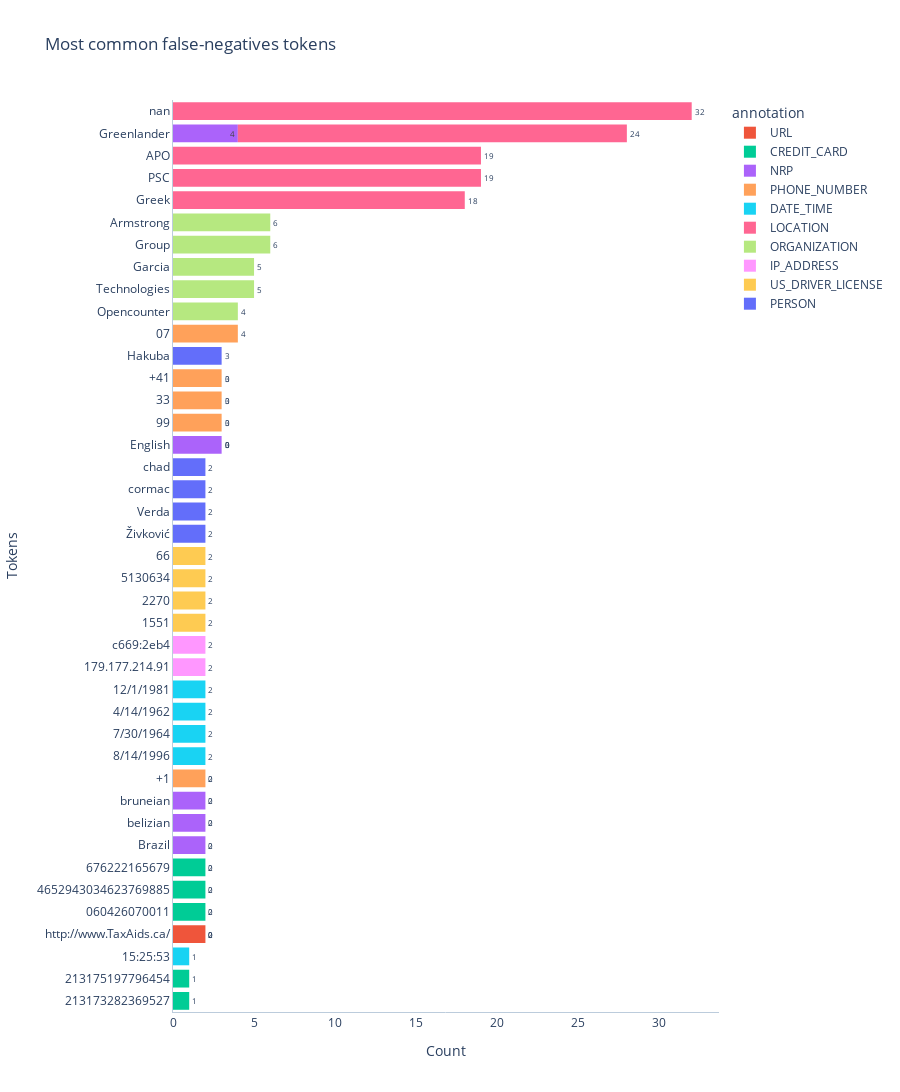
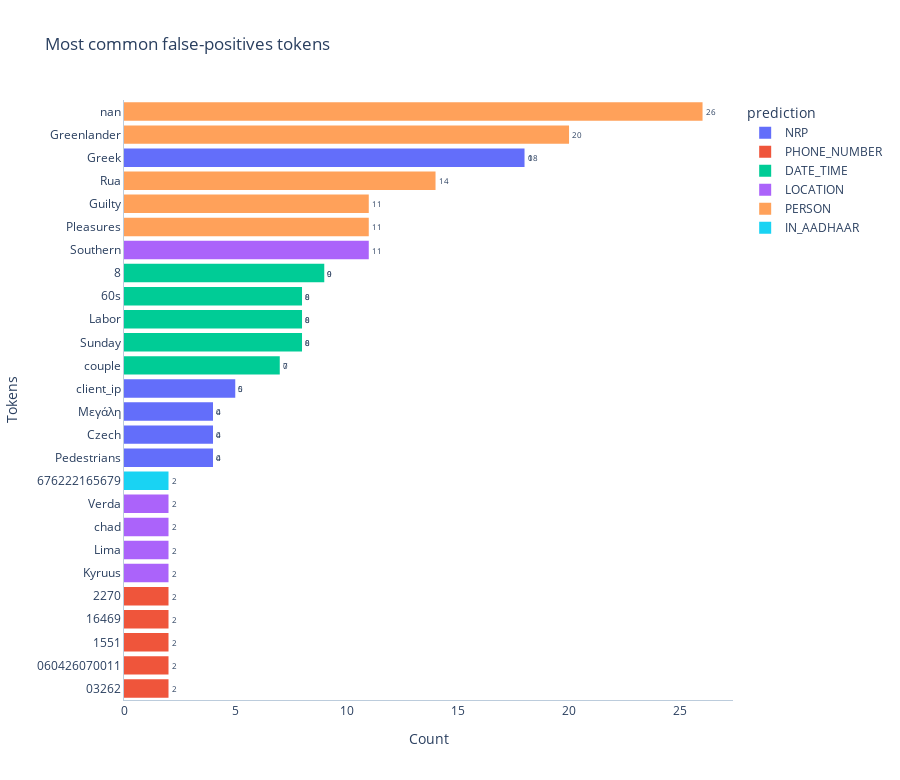

The notebook cell these images were saved under, in order:
### Code cell
plotter.plot_most_common_tokens()

### Figure 1 — Plotly figure (JSON) as saved in the notebook; plotly's stock layout.template omitted (floating-point values rounded to 4 significant figures)
{"data": [{"alignmentgroup": "True", "bingroup": "y", "cliponaxis": true, "histfunc": "sum", "hovertemplate": "annotation=URL<br>sum of 0=%{x}<br>token=%{y}<extra></extra>", "legendgroup": "URL", "marker": {"color": "#EF553B", "pattern": {"shape": ""}}, "name": "URL", "offsetgroup": "URL", "orientation": "h", "showlegend": true, "textangle": 0, "textfont": {"size": 8}, "textposition": "outside", "texttemplate": "%{value}", "type": "histogram", "x": [2], "xaxis": "x", "y": ["http://www.TaxAids.ca/"], "yaxis": "y"}, {"alignmentgroup": "True", "bingroup": "y", "cliponaxis": true, "histfunc": "sum", "hovertemplate": "annotation=CREDIT_CARD<br>sum of 0=%{x}<br>token=%{y}<extra></extra>", "legendgroup": "CREDIT_CARD", "marker": {"color": "#00cc96", "pattern": {"shape": ""}}, "name": "CREDIT_CARD", "offsetgroup": "CREDIT_CARD", "orientation": "h", "showlegend": true, "textangle": 0, "textfont": {"size": 8}, "textposition": "outside", "texttemplate": "%{value}", "type": "histogram", "x": [2, 2, 2, 1, 1], "xaxis": "x", "y": ["060426070011", "4652943034623769885", "676222165679", "213173282369527", "213175197796454"], "yaxis": "y"}, {"alignmentgroup": "True", "bingroup": "y", "cliponaxis": true, "histfunc": "sum", "hovertemplate": "annotation=NRP<br>sum of 0=%{x}<br>token=%{y}<extra></extra>", "legendgroup": "NRP", "marker": {"color": "#ab63fa", "pattern": {"shape": ""}}, "name": "NRP", "offsetgroup": "NRP", "orientation": "h", "showlegend": true, "textangle": 0, "textfont": {"size": 8}, "textposition": "outside", "texttemplate": "%{value}", "type": "histogram", "x": [4, 3, 2, 2, 2], "xaxis": "x", "y": ["Greenlander", "English", "Brazil", "belizian", "bruneian"], "yaxis": "y"}, {"alignmentgroup": "True", "bingroup": "y", "cliponaxis": true, "histfunc": "sum", "hovertemplate": "annotation=PHONE_NUMBER<br>sum of 0=%{x}<br>token=%{y}<extra></extra>", "legendgroup": "PHONE_NUMBER", "marker": {"color": "#FFA15A", "pattern": {"shape": ""}}, "name": "PHONE_NUMBER", "offsetgroup": "PHONE_NUMBER", "orientation": "h", "showlegend": true, "textangle": 0, "textfont": {"size": 8}, "textposition": "outside", "texttemplate": "%{value}", "type": "histogram", "x": [4, 3, 3, 3, 2], "xaxis": "x", "y": ["07", "99", "33", "+41", "+1"], "yaxis": "y"}, {"alignmentgroup": "True", "bingroup": "y", "cliponaxis": true, "histfunc": "sum", "hovertemplate": "annotation=DATE_TIME<br>sum of 0=%{x}<br>token=%{y}<extra></extra>", "legendgroup": "DATE_TIME", "marker": {"color": "#19d3f3", "pattern": {"shape": ""}}, "name": "DATE_TIME", "offsetgroup": "DATE_TIME", "orientation": "h", "showlegend": true, "textangle": 0, "textfont": {"size": 8}, "textposition": "outside", "texttemplate": "%{value}", "type": "histogram", "x": [2, 2, 2, 2, 1], "xaxis": "x", "y": ["8/14/1996", "7/30/1964", "4/14/1962", "12/1/1981", "15:25:53"], "yaxis": "y"}, {"alignmentgroup": "True", "bingroup": "y", "cliponaxis": true, "histfunc": "sum", "hovertemplate": "annotation=LOCATION<br>sum of 0=%{x}<br>token=%{y}<extra></extra>", "legendgroup": "LOCATION", "marker": {"color": "#FF6692", "pattern": {"shape": ""}}, "name": "LOCATION", "offsetgroup": "LOCATION", "orientation": "h", "showlegend": true, "textangle": 0, "textfont": {"size": 8}, "textposition": "outside", "texttemplate": "%{value}", "type": "histogram", "x": [32, 24, 19, 19, 18], "xaxis": "x", "y": ["nan", "Greenlander", "PSC", "APO", "Greek"], "yaxis": "y"}, {"alignmentgroup": "True", "bingroup": "y", "cliponaxis": true, "histfunc": "sum", "hovertemplate": "annotation=ORGANIZATION<br>sum of 0=%{x}<br>token=%{y}<extra></extra>", "legendgroup": "ORGANIZATION", "marker": {"color": "#B6E880", "pattern": {"shape": ""}}, "name": "ORGANIZATION", "offsetgroup": "ORGANIZATION", "orientation": "h", "showlegend": true, "textangle": 0, "textfont": {"size": 8}, "textposition": "outside", "texttemplate": "%{value}", "type": "histogram", "x": [6, 6, 5, 5, 4], "xaxis": "x", "y": ["Group", "Armstrong", "Technologies", "Garcia", "Opencounter"], "yaxis": "y"}, {"alignmentgroup": "True", "bingroup": "y", "cliponaxis": true, "histfunc": "sum", "hovertemplate": "annotation=IP_ADDRESS<br>sum of 0=%{x}<br>token=%{y}<extra></extra>", "legendgroup": "IP_ADDRESS", "marker": {"color": "#FF97FF", "pattern": {"shape": ""}}, "name": "IP_ADDRESS", "offsetgroup": "IP_ADDRESS", "orientation": "h", "showlegend": true, "textangle": 0, "textfont": {"size": 8}, "textposition": "outside", "texttemplate": "%{value}", "type": "histogram", "x": [2, 2], "xaxis": "x", "y": ["179.177.214.91", "c669:2eb4"], "yaxis": "y"}, {"alignmentgroup": "True", "bingroup": "y", "cliponaxis": true, "histfunc": "sum", "hovertemplate": "annotation=US_DRIVER_LICENSE<br>sum of 0=%{x}<br>token=%{y}<extra></extra>", "legendgroup": "US_DRIVER_LICENSE", "marker": {"color": "#FECB52", "pattern": {"shape": ""}}, "name": "US_DRIVER_LICENSE", "offsetgroup": "US_DRIVER_LICENSE", "orientation": "h", "showlegend": true, "textangle": 0, "textfont": {"size": 8}, "textposition": "outside", "texttemplate": "%{value}", "type": "histogram", "x": [2, 2, 2, 2], "xaxis": "x", "y": ["1551", "2270", "5130634", "66"], "yaxis": "y"}, {"alignmentgroup": "True", "bingroup": "y", "cliponaxis": true, "histfunc": "sum", "hovertemplate": "annotation=PERSON<br>sum of 0=%{x}<br>token=%{y}<extra></extra>", "legendgroup": "PERSON", "marker": {"color": "#636efa", "pattern": {"shape": ""}}, "name": "PERSON", "offsetgroup": "PERSON", "orientation": "h", "showlegend": true, "textangle": 0, "textfont": {"size": 8}, "textposition": "outside", "texttemplate": "%{value}", "type": "histogram", "x": [3, 2, 2, 2, 2], "xaxis": "x", "y": ["Hakuba", "Živković", "Verda", "cormac", "chad"], "yaxis": "y"}], "layout": {"barmode": "relative", "height": 2040, "legend": {"title": {"text": "annotation"}, "tracegroupgap": 0}, "plot_bgcolor": "#FFF", "title": {"text": "Most common false-negatives tokens"}, "xaxis": {"anchor": "y", "domain": [0, 1], "linecolor": "#BCCCDC", "showgrid": false, "title": {"text": "Count"}}, "yaxis": {"anchor": "x", "categoryorder": "total ascending", "domain": [0, 1], "linecolor": "#BCCCDC", "showgrid": false, "title": {"text": "Tokens"}}}}

### Figure 2 — Plotly figure (JSON) as saved in the notebook; plotly's stock layout.template omitted (floating-point values rounded to 4 significant figures)
{"data": [{"alignmentgroup": "True", "bingroup": "y", "cliponaxis": true, "histfunc": "sum", "hovertemplate": "prediction=NRP<br>sum of 0=%{x}<br>token=%{y}<extra></extra>", "legendgroup": "NRP", "marker": {"color": "#636efa", "pattern": {"shape": ""}}, "name": "NRP", "offsetgroup": "NRP", "orientation": "h", "showlegend": true, "textangle": 0, "textfont": {"size": 8}, "textposition": "outside", "texttemplate": "%{value}", "type": "histogram", "x": [18, 5, 4, 4, 4], "xaxis": "x", "y": ["Greek", "client_ip", "Pedestrians", "Czech", "Μεγάλη"], "yaxis": "y"}, {"alignmentgroup": "True", "bingroup": "y", "cliponaxis": true, "histfunc": "sum", "hovertemplate": "prediction=PHONE_NUMBER<br>sum of 0=%{x}<br>token=%{y}<extra></extra>", "legendgroup": "PHONE_NUMBER", "marker": {"color": "#EF553B", "pattern": {"shape": ""}}, "name": "PHONE_NUMBER", "offsetgroup": "PHONE_NUMBER", "orientation": "h", "showlegend": true, "textangle": 0, "textfont": {"size": 8}, "textposition": "outside", "texttemplate": "%{value}", "type": "histogram", "x": [2, 2, 2, 2, 2], "xaxis": "x", "y": ["03262", "060426070011", "1551", "16469", "2270"], "yaxis": "y"}, {"alignmentgroup": "True", "bingroup": "y", "cliponaxis": true, "histfunc": "sum", "hovertemplate": "prediction=DATE_TIME<br>sum of 0=%{x}<br>token=%{y}<extra></extra>", "legendgroup": "DATE_TIME", "marker": {"color": "#00cc96", "pattern": {"shape": ""}}, "name": "DATE_TIME", "offsetgroup": "DATE_TIME", "orientation": "h", "showlegend": true, "textangle": 0, "textfont": {"size": 8}, "textposition": "outside", "texttemplate": "%{value}", "type": "histogram", "x": [9, 8, 8, 8, 7], "xaxis": "x", "y": ["8", "Sunday", "Labor", "60s", "couple"], "yaxis": "y"}, {"alignmentgroup": "True", "bingroup": "y", "cliponaxis": true, "histfunc": "sum", "hovertemplate": "prediction=LOCATION<br>sum of 0=%{x}<br>token=%{y}<extra></extra>", "legendgroup": "LOCATION", "marker": {"color": "#ab63fa", "pattern": {"shape": ""}}, "name": "LOCATION", "offsetgroup": "LOCATION", "orientation": "h", "showlegend": true, "textangle": 0, "textfont": {"size": 8}, "textposition": "outside", "texttemplate": "%{value}", "type": "histogram", "x": [11, 2, 2, 2, 2], "xaxis": "x", "y": ["Southern", "Kyruus", "Lima", "chad", "Verda"], "yaxis": "y"}, {"alignmentgroup": "True", "bingroup": "y", "cliponaxis": true, "histfunc": "sum", "hovertemplate": "prediction=PERSON<br>sum of 0=%{x}<br>token=%{y}<extra></extra>", "legendgroup": "PERSON", "marker": {"color": "#FFA15A", "pattern": {"shape": ""}}, "name": "PERSON", "offsetgroup": "PERSON", "orientation": "h", "showlegend": true, "textangle": 0, "textfont": {"size": 8}, "textposition": "outside", "texttemplate": "%{value}", "type": "histogram", "x": [26, 20, 14, 11, 11], "xaxis": "x", "y": ["nan", "Greenlander", "Rua", "Pleasures", "Guilty"], "yaxis": "y"}, {"alignmentgroup": "True", "bingroup": "y", "cliponaxis": true, "histfunc": "sum", "hovertemplate": "prediction=IN_AADHAAR<br>sum of 0=%{x}<br>token=%{y}<extra></extra>", "legendgroup": "IN_AADHAAR", "marker": {"color": "#19d3f3", "pattern": {"shape": ""}}, "name": "IN_AADHAAR", "offsetgroup": "IN_AADHAAR", "orientation": "h", "showlegend": true, "textangle": 0, "textfont": {"size": 8}, "textposition": "outside", "texttemplate": "%{value}", "type": "histogram", "x": [2], "xaxis": "x", "y": ["676222165679"], "yaxis": "y"}], "layout": {"barmode": "relative", "height": 780, "legend": {"title": {"text": "prediction"}, "tracegroupgap": 0}, "plot_bgcolor": "#FFF", "title": {"text": "Most common false-positives tokens"}, "xaxis": {"anchor": "y", "domain": [0, 1], "linecolor": "#BCCCDC", "showgrid": false, "title": {"text": "Count"}}, "yaxis": {"anchor": "x", "categoryorder": "total ascending", "domain": [0, 1], "linecolor": "#BCCCDC", "showgrid": false, "title": {"text": "Tokens"}}}}
